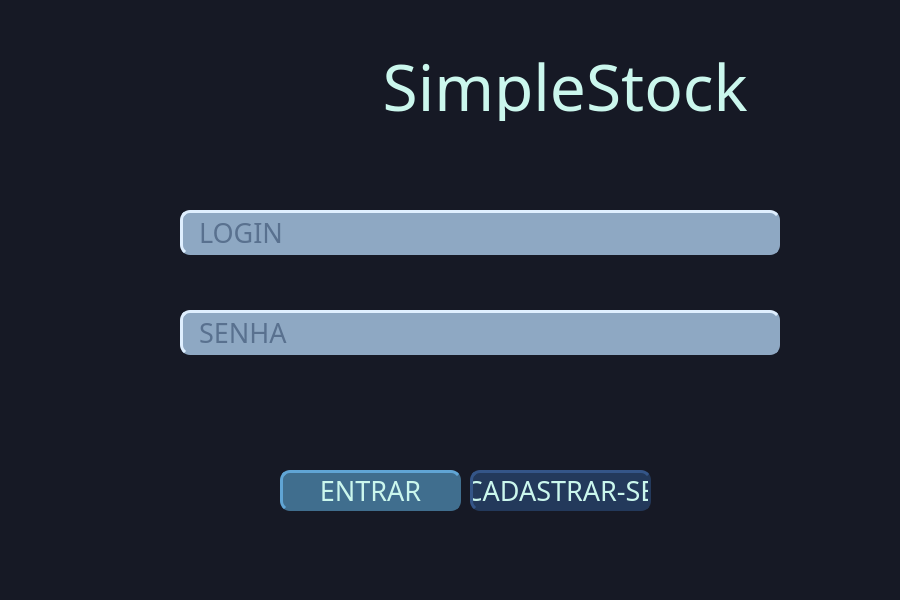
<?xml version="1.0" encoding="UTF-8"?>
<ui version="4.0">
 <class>MainWindow</class>
 <widget class="QMainWindow" name="MainWindow">
  <property name="geometry">
   <rect>
    <x>0</x>
    <y>0</y>
    <width>900</width>
    <height>600</height>
   </rect>
  </property>
  <property name="maximumSize">
   <size>
    <width>900</width>
    <height>600</height>
   </size>
  </property>
  <property name="windowTitle">
   <string>MainWindow</string>
  </property>
  <property name="styleSheet">
   <string notr="true">background-color: rgb(22, 25, 37);</string>
  </property>
  <widget class="QWidget" name="centralwidget">
   <widget class="QPushButton" name="pushButton">
    <property name="geometry">
     <rect>
      <x>280</x>
      <y>470</y>
      <width>181</width>
      <height>41</height>
     </rect>
    </property>
    <property name="font">
     <font>
      <family>Bahnschrift Condensed</family>
      <pointsize>20</pointsize>
     </font>
    </property>
    <property name="styleSheet">
     <string notr="true">border-color: rgb(64, 110, 142); 
background-color: rgb(64, 110, 142); 
color: rgb(203, 247, 237);
border-radius: 10px;
border-style: outset;
border-width: 3px;
</string>
    </property>
    <property name="text">
     <string>ENTRAR</string>
    </property>
   </widget>
   <widget class="QLineEdit" name="lineEdit">
    <property name="geometry">
     <rect>
      <x>180</x>
      <y>210</y>
      <width>600</width>
      <height>45</height>
     </rect>
    </property>
    <property name="maximumSize">
     <size>
      <width>900</width>
      <height>600</height>
     </size>
    </property>
    <property name="font">
     <font>
      <family>Bahnschrift Condensed</family>
      <pointsize>20</pointsize>
     </font>
    </property>
    <property name="styleSheet">
     <string notr="true">background-color: rgb(142, 168, 195);
border-color: rgb(142, 168, 195);
color: rgb(35, 57, 91);
border-radius: 10px;
border-style: outset;
border-width: 3px;

</string>
    </property>
    <property name="placeholderText">
     <string>  LOGIN</string>
    </property>
   </widget>
   <widget class="QLineEdit" name="lineEdit_2">
    <property name="geometry">
     <rect>
      <x>180</x>
      <y>310</y>
      <width>600</width>
      <height>45</height>
     </rect>
    </property>
    <property name="maximumSize">
     <size>
      <width>900</width>
      <height>600</height>
     </size>
    </property>
    <property name="font">
     <font>
      <family>Bahnschrift Condensed</family>
      <pointsize>20</pointsize>
     </font>
    </property>
    <property name="styleSheet">
     <string notr="true">background-color: rgb(142, 168, 195);
border-color: rgb(142, 168, 195);
color: rgb(35, 57, 91);
border-radius: 10px;
border-style: outset;
border-width: 3px;

</string>
    </property>
    <property name="placeholderText">
     <string>  SENHA</string>
    </property>
   </widget>
   <widget class="QPushButton" name="pushButton_2">
    <property name="geometry">
     <rect>
      <x>470</x>
      <y>470</y>
      <width>181</width>
      <height>41</height>
     </rect>
    </property>
    <property name="font">
     <font>
      <family>Bahnschrift Condensed</family>
      <pointsize>20</pointsize>
     </font>
    </property>
    <property name="styleSheet">
     <string notr="true">color: rgb(203, 247, 237);
border-radius: 10px;
border-style: outset;
border-width: 3px;
background-color: rgb(35, 57, 91);
border-color: rgb(35, 57, 91);</string>
    </property>
    <property name="text">
     <string>CADASTRAR-SE</string>
    </property>
   </widget>
   <widget class="QLabel" name="label_3">
    <property name="geometry">
     <rect>
      <x>280</x>
      <y>400</y>
      <width>371</width>
      <height>31</height>
     </rect>
    </property>
    <property name="font">
     <font>
      <family>Bebas Neue</family>
      <pointsize>20</pointsize>
     </font>
    </property>
    <property name="styleSheet">
     <string notr="true">color: rgb(219, 58, 52);</string>
    </property>
    <property name="text">
     <string/>
    </property>
   </widget>
   <widget class="QLabel" name="label_4">
    <property name="geometry">
     <rect>
      <x>100</x>
      <y>210</y>
      <width>51</width>
      <height>51</height>
     </rect>
    </property>
    <property name="styleSheet">
     <string notr="true"/>
    </property>
    <property name="text">
     <string/>
    </property>
    <property name="pixmap">
     <pixmap>Item_Login.png</pixmap>
    </property>
    <property name="scaledContents">
     <bool>true</bool>
    </property>
    <property name="alignment">
     <set>Qt::AlignCenter</set>
    </property>
   </widget>
   <widget class="QLabel" name="label_5">
    <property name="geometry">
     <rect>
      <x>100</x>
      <y>310</y>
      <width>51</width>
      <height>51</height>
     </rect>
    </property>
    <property name="text">
     <string/>
    </property>
    <property name="pixmap">
     <pixmap>Cadeado.png</pixmap>
    </property>
    <property name="scaledContents">
     <bool>true</bool>
    </property>
    <property name="alignment">
     <set>Qt::AlignCenter</set>
    </property>
   </widget>
   <widget class="QLabel" name="label">
    <property name="geometry">
     <rect>
      <x>100</x>
      <y>50</y>
      <width>700</width>
      <height>71</height>
     </rect>
    </property>
    <property name="font">
     <font>
      <family>Bahnschrift Condensed</family>
      <pointsize>48</pointsize>
     </font>
    </property>
    <property name="styleSheet">
     <string notr="true">color: rgb(203, 247, 237);</string>
    </property>
    <property name="text">
     <string>                 SimpleStock</string>
    </property>
   </widget>
  </widget>
  <widget class="QMenuBar" name="menubar">
   <property name="geometry">
    <rect>
     <x>0</x>
     <y>0</y>
     <width>900</width>
     <height>21</height>
    </rect>
   </property>
  </widget>
  <widget class="QStatusBar" name="statusbar"/>
 </widget>
 <resources/>
 <connections/>
</ui>
